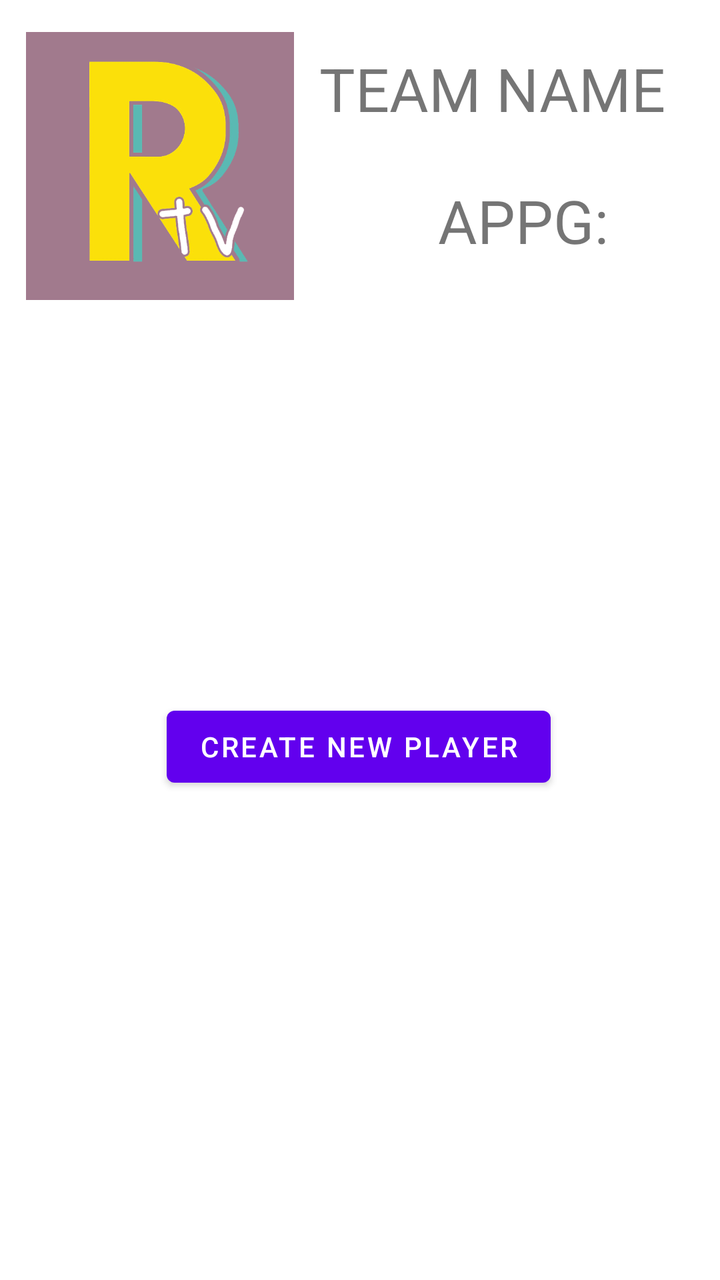
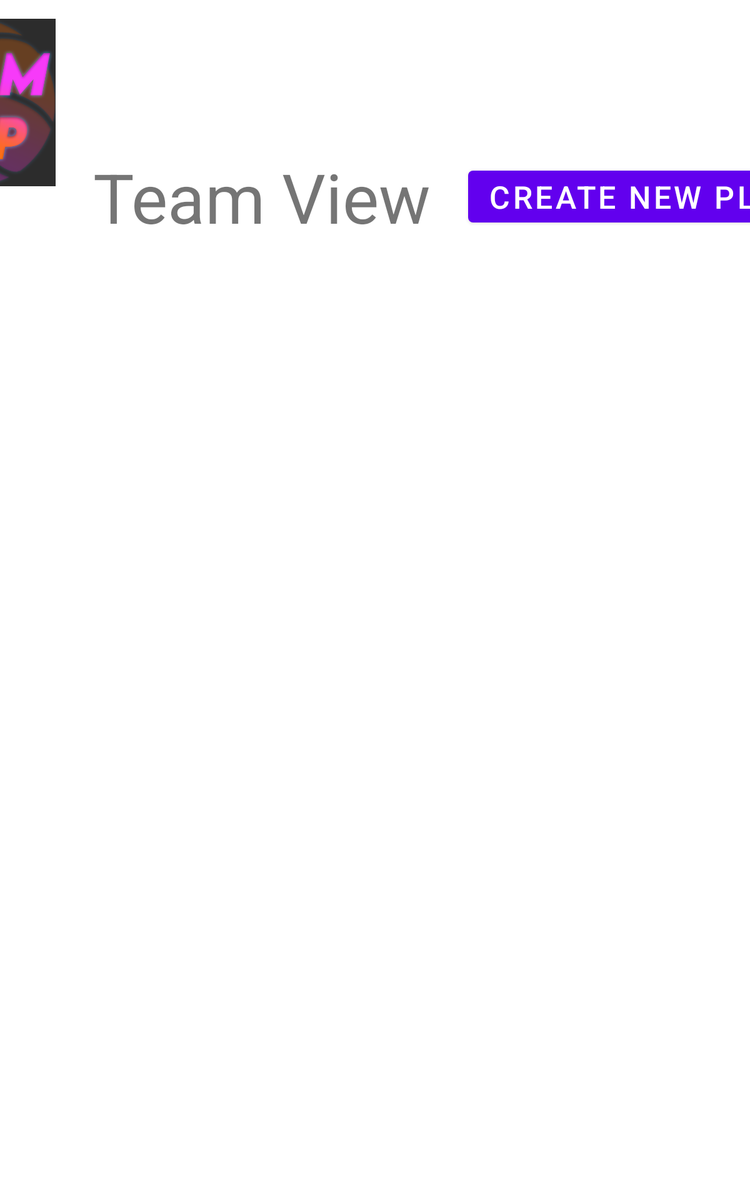

Compare how this app lays out the same screen by default and in its alternative resource folder. The renders come first, then the two layout files and the values they reference.
<!-- AndroidManifest.xml: application theme Theme.TeamViewApp -->
<!-- res/layout/activity_view_roster.xml -->
<?xml version="1.0" encoding="utf-8"?>
<androidx.constraintlayout.widget.ConstraintLayout xmlns:android="http://schemas.android.com/apk/res/android"
    xmlns:app="http://schemas.android.com/apk/res-auto"
    xmlns:tools="http://schemas.android.com/tools"
    android:layout_width="match_parent"
    android:layout_height="match_parent"
    tools:context=".ViewRosterActivity">

    <Button
        android:id="@+id/createPlayerButton"
        android:layout_width="wrap_content"
        android:layout_height="wrap_content"
        android:layout_marginBottom="32dp"
        android:text="@string/create_new_player_button_label"
        app:layout_constraintBottom_toBottomOf="parent"
        app:layout_constraintEnd_toEndOf="parent"
        app:layout_constraintHorizontal_bias="0.497"
        app:layout_constraintStart_toStartOf="parent"
        app:layout_constraintTop_toBottomOf="@+id/linearLayout"
        app:layout_constraintVertical_bias="0.454" />

    <TextView
        android:id="@+id/textView2"
        android:layout_width="190dp"
        android:layout_height="46dp"
        android:layout_marginTop="24dp"
        android:text="@string/team_name"
        android:textSize="@dimen/header_font_size"
        app:layout_constraintEnd_toEndOf="parent"
        app:layout_constraintHorizontal_bias="0.555"
        app:layout_constraintStart_toEndOf="@+id/imageView"
        app:layout_constraintTop_toTopOf="parent" />

    <ImageView
        android:id="@+id/imageView"
        android:layout_width="134dp"
        android:layout_height="134dp"
        android:layout_marginTop="16dp"
        android:background="@drawable/background"
        android:scaleType="centerInside"
        app:layout_constraintEnd_toEndOf="parent"
        app:layout_constraintHorizontal_bias="0.057"
        app:layout_constraintStart_toStartOf="parent"
        app:layout_constraintTop_toTopOf="parent" />

    <androidx.constraintlayout.widget.Group
        android:id="@+id/group"
        android:layout_width="wrap_content"
        android:layout_height="wrap_content" />

    <TextView
        android:id="@+id/textView"
        android:layout_width="129dp"
        android:layout_height="36dp"
        android:layout_marginStart="52dp"
        android:layout_marginLeft="52dp"
        android:layout_marginTop="20dp"
        android:text="@string/average_points_per_game_label"
        android:textSize="@dimen/header_font_size"
        app:layout_constraintEnd_toEndOf="parent"
        app:layout_constraintHorizontal_bias="0.629"
        app:layout_constraintStart_toEndOf="@+id/imageView"
        app:layout_constraintTop_toBottomOf="@+id/textView2" />

    <LinearLayout
        android:id="@+id/linearLayout"
        android:layout_width="344dp"
        android:layout_height="wrap_content"
        android:layout_marginTop="48dp"
        android:orientation="vertical"
        app:layout_constraintEnd_toEndOf="parent"
        app:layout_constraintHorizontal_bias="0.492"
        app:layout_constraintStart_toStartOf="parent"
        app:layout_constraintTop_toBottomOf="@+id/textView"></LinearLayout>

</androidx.constraintlayout.widget.ConstraintLayout>
<!-- resources referenced by this layout -->
<resources>
  <dimen name="header_font_size">30sp</dimen>
  <!-- drawable background: jpg bitmap (drawable, 44311 bytes) -->
  <string name="average_points_per_game_label">APPG:</string>
  <string name="create_new_player_button_label">Create New Player</string>
  <string name="team_name">TEAM NAME</string>
  <style name="Theme.TeamViewApp" parent="Theme.MaterialComponents.DayNight.DarkActionBar">
          
          <item name="colorPrimary">@color/purple_500</item>
          <item name="colorPrimaryVariant">@color/purple_700</item>
          <item name="colorOnPrimary">@color/white</item>
          
          <item name="colorSecondary">@color/teal_200</item>
          <item name="colorSecondaryVariant">@color/teal_700</item>
          <item name="colorOnSecondary">@color/black</item>
          
          <item name="android:statusBarColor" tools:targetApi="l">?attr/colorPrimaryVariant</item>
          
      </style>
</resources>
<!-- res/layout-sw600dp/activity_view_roster.xml (the repository's variant of the layout above) -->
<!-- drawn on a 7-inch tablet held upright -->
<?xml version="1.0" encoding="utf-8"?>
<androidx.constraintlayout.widget.ConstraintLayout xmlns:android="http://schemas.android.com/apk/res/android"
    xmlns:app="http://schemas.android.com/apk/res-auto"
    xmlns:tools="http://schemas.android.com/tools"
    android:layout_width="match_parent"
    android:layout_height="match_parent"
    tools:context=".ViewRosterActivity">

    <Button
        android:layout_margin="15dp"
        android:id="@+id/createPlayerButton"
        android:layout_width="wrap_content"
        android:layout_height="wrap_content"
        android:text="@string/create_new_player_button_label"
        android:textSize="25dp"
        app:layout_constraintBottom_toTopOf="@+id/verticalRecyclerView"
        app:layout_constraintEnd_toEndOf="parent"
        app:layout_constraintHorizontal_bias="0.5"
        app:layout_constraintStart_toEndOf="@+id/textView2"
        app:layout_constraintTop_toTopOf="parent" />

    <TextView
        android:layout_margin="15dp"
        android:id="@+id/textView2"
        android:layout_width="wrap_content"
        android:layout_height="wrap_content"
        android:text="Team View"
        android:textSize="55dp"
        app:layout_constraintBottom_toTopOf="@+id/verticalRecyclerView"
        app:layout_constraintEnd_toStartOf="@+id/createPlayerButton"
        app:layout_constraintHorizontal_bias="0.5"
        app:layout_constraintStart_toEndOf="@+id/imageView"
        app:layout_constraintTop_toTopOf="parent" />

    <ImageView
        android:layout_margin="15dp"
        android:id="@+id/imageView"
        android:layout_width="134dp"
        android:layout_height="134dp"
        android:layout_marginTop="16dp"
        android:background="@drawable/logo"
        android:scaleType="centerInside"
        app:layout_constraintEnd_toEndOf="parent"
        app:layout_constraintEnd_toStartOf="@+id/textView2"
        app:layout_constraintHorizontal_bias="0.5"
        app:layout_constraintStart_toStartOf="parent"
        app:layout_constraintTop_toTopOf="parent" />

    <androidx.constraintlayout.widget.Group
        android:id="@+id/group"
        android:layout_width="wrap_content"
        android:layout_height="wrap_content" />

    <androidx.recyclerview.widget.RecyclerView
        android:id="@+id/verticalRecyclerView"
        android:layout_width="match_parent"
        android:layout_height="match_parent"

        android:layout_marginTop="165dp"
        android:layout_marginBottom="15dp"
        android:layout_marginStart="15dp"
        android:layout_marginEnd="15dp"
        app:layoutManager="androidx.recyclerview.widget.GridLayoutManager"
        app:layout_constraintBottom_toBottomOf="parent"
        app:layout_constraintEnd_toEndOf="parent"
        app:layout_constraintHorizontal_bias="0.0"
        app:layout_constraintStart_toStartOf="parent"
        app:layout_constraintTop_toBottomOf="@+id/imageView"
        app:layout_constraintVertical_bias="0.0"
        app:spanCount="3" />

</androidx.constraintlayout.widget.ConstraintLayout>
<!-- resources referenced by the variant -->
<!-- as a 7-inch tablet held upright resolves them -->
<resources>
  <!-- drawable logo: png bitmap (drawable-v24, 147125 bytes) -->
  <string name="create_new_player_button_label">Create New Player</string>
  <style name="Theme.TeamViewApp" parent="Theme.MaterialComponents.DayNight.DarkActionBar">
          
          <item name="colorPrimary">@color/purple_500</item>
          <item name="colorPrimaryVariant">@color/purple_700</item>
          <item name="colorOnPrimary">@color/white</item>
          
          <item name="colorSecondary">@color/teal_200</item>
          <item name="colorSecondaryVariant">@color/teal_700</item>
          <item name="colorOnSecondary">@color/black</item>
          
          <item name="android:statusBarColor" tools:targetApi="l">?attr/colorPrimaryVariant</item>
          
      </style>
</resources>
